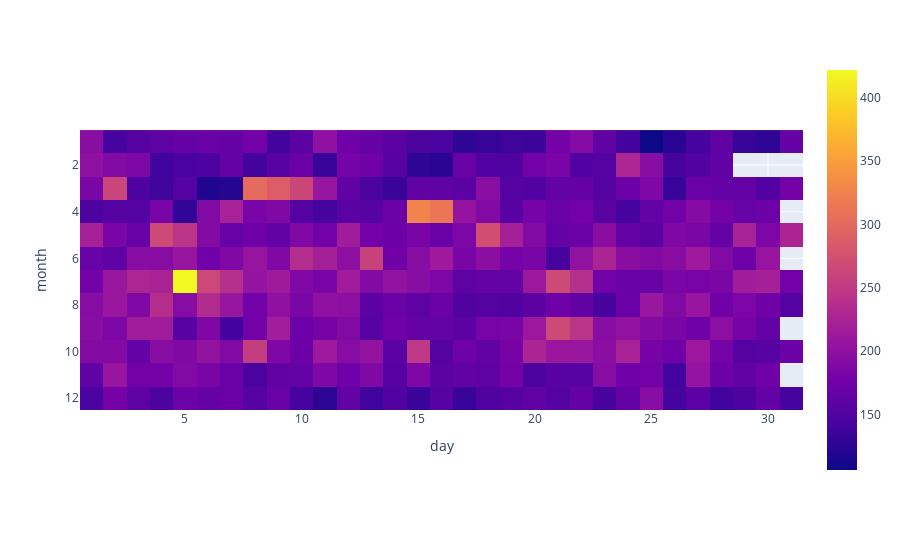

Here is the notebook cell this chart was saved with:
### Code cell
month_day_counts = fire_inc.groupby(by=['month', 'day'])['injury_or_fatality'].count().reset_index()
month_day_counts = month_day_counts.pivot(index='month', columns='day', values='injury_or_fatality')
px.imshow(month_day_counts)

### Figure 1 — Plotly figure (JSON) as saved in the notebook; plotly's stock layout.template omitted (floating-point values rounded to 4 significant figures; data arrays with more than 128 entries replaced by an {"elided": "..."} marker saying what was removed)
{"data": [{"coloraxis": "coloraxis", "hovertemplate": "day: %{x}<br>month: %{y}<br>color: %{z}<extra></extra>", "name": "0", "type": "heatmap", "x": [1, 2, 3, 4, 5, 6, 7, 8, 9, 10, 11, 12, 13, 14, 15, 16, 17, 18, 19, 20, 21, 22, 23, 24, 25, 26, 27, 28, 29, 30, 31], "xaxis": "x", "y": [1, 2, 3, 4, 5, 6, 7, 8, 9, 10, 11, 12], "yaxis": "y", "z": {"elided": "12x31 int values"}}], "layout": {"coloraxis": {"colorscale": [[0, "#0d0887"], [0.1111, "#46039f"], [0.2222, "#7201a8"], [0.3333, "#9c179e"], [0.4444, "#bd3786"], [0.5556, "#d8576b"], [0.6667, "#ed7953"], [0.7778, "#fb9f3a"], [0.8889, "#fdca26"], [1, "#f0f921"]]}, "margin": {"t": 60}, "xaxis": {"anchor": "y", "constrain": "domain", "domain": [0, 1], "scaleanchor": "y", "title": {"text": "day"}}, "yaxis": {"anchor": "x", "autorange": "reversed", "constrain": "domain", "domain": [0, 1], "title": {"text": "month"}}}}
